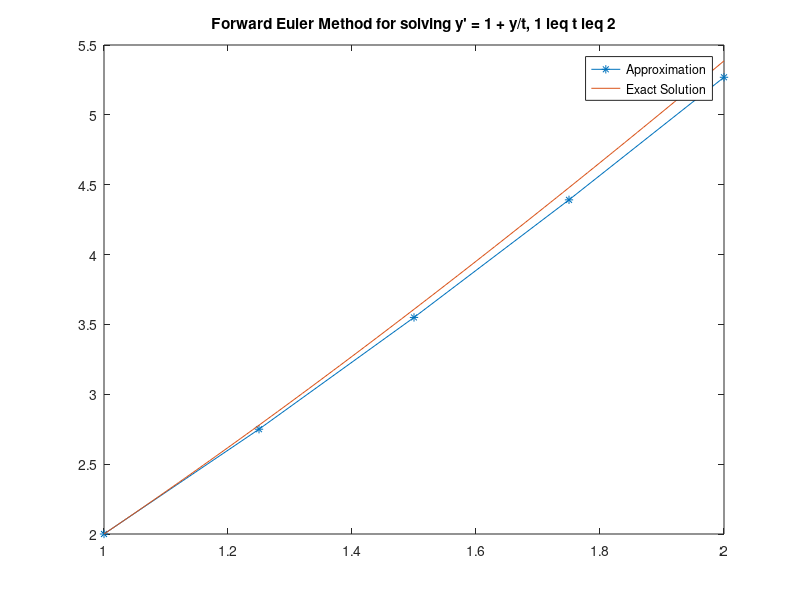
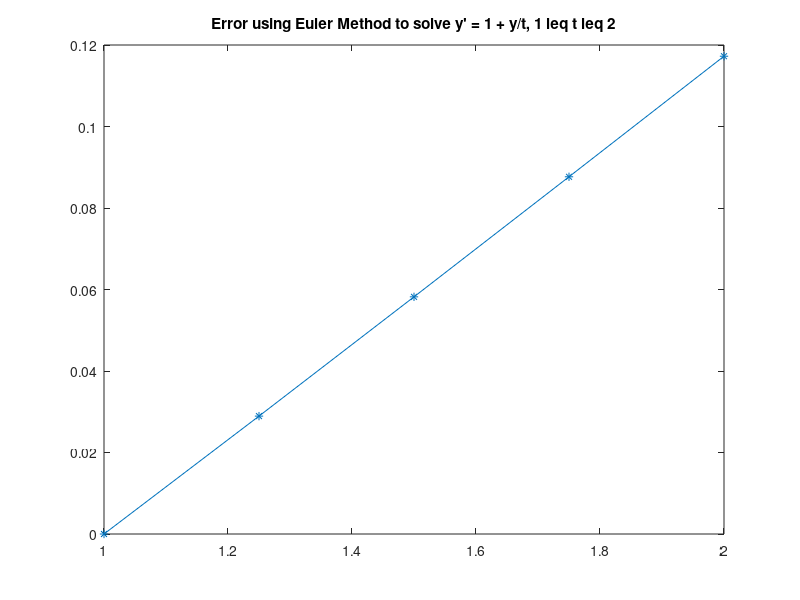

The MATLAB source for these figures, in order:
%% Forward Euler

%% Inputs

a = 1;          % left endpoint
b = 2;          % right endpoint
h = 0.25;        % stepsize
N = (b-a)/h;    % the number of steps
alpha = 2;      % initial y value

f = @(t,y) 1 + y/t;        % as in dy/dt = f(t,y);

%% Forward Euler

t = zeros(1,N+1);       % stores all the t values
w = zeros(1,N+1);       % stores all the approximation values

t(1) = a;
w(1) = alpha;

for i=1:N
    w(i+1) = w(i) + h*f(t(i),w(i));
    t(i+1) = a + i*h;
end

%% Plot the approximation

figure()
plot(t,w,'*-')
hold on;            % so we can plot multiple things on the same graph

%% Plot the exact solution

y = @(t) t*log(t) + 2*t;

num_plot = 100;     % need a lot of plotting points to get a smooth graph!

t_plot = zeros(1,num_plot+1);
y_plot = zeros(1,num_plot+1);
h_plot = (b-a)/num_plot;

for i=1:num_plot+1
    t_plot(i) = a + (i-1) * h_plot;
    y_plot(i) = y(t_plot(i));
end

plot(t_plot,y_plot)
title("Forward Euler Method for solving y' = 1 + y/t, 1 \leq t \leq 2")
legend("Approximation","Exact Solution")

%% Compute the actual errors, error bound, and print information

error = zeros(1,N+1);
error_bound = zeros(1,N+1);
M = 1;
L = 1;
fprintf('i\tt_i\t\tw_i\t\ty(t_i)\t\t|y(t_i) - w_i)|\tbound\n')

for i=1:N+1
    error(i) = abs( y(t(i)) - w(i) );                 % | y(t_i) - w_i |
    error_bound(i) = (h*M/2*L) * (exp(L*(t(i)-a)) - 1 );
    fprintf('%d\t%.9f\t%.9f\t%.9f\t%.9f\t%.9f\n',i,t(i),w(i),y(t(i)),error(i),error_bound(i))
end

%% Plot the error

figure()
plot(t,error,'*-')
title("Error using Euler Method to solve y' = 1 + y/t, 1 \leq t \leq 2")















